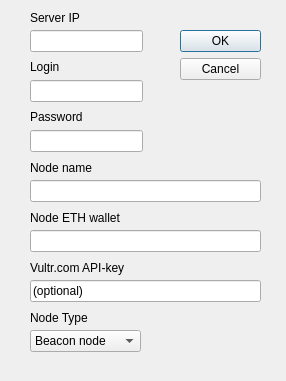
<?xml version="1.0" encoding="UTF-8"?>
<ui version="4.0">
 <class>AddNodeDialog</class>
 <widget class="QDialog" name="AddNodeDialog">
  <property name="geometry">
   <rect>
    <x>0</x>
    <y>0</y>
    <width>286</width>
    <height>381</height>
   </rect>
  </property>
  <property name="windowTitle">
   <string>Add existing node</string>
  </property>
  <widget class="QDialogButtonBox" name="buttonBox">
   <property name="geometry">
    <rect>
     <x>180</x>
     <y>30</y>
     <width>81</width>
     <height>241</height>
    </rect>
   </property>
   <property name="orientation">
    <enum>Qt::Vertical</enum>
   </property>
   <property name="standardButtons">
    <set>QDialogButtonBox::Cancel|QDialogButtonBox::Ok</set>
   </property>
  </widget>
  <widget class="QLineEdit" name="le_ip">
   <property name="geometry">
    <rect>
     <x>30</x>
     <y>30</y>
     <width>113</width>
     <height>22</height>
    </rect>
   </property>
  </widget>
  <widget class="QLineEdit" name="le_login">
   <property name="geometry">
    <rect>
     <x>30</x>
     <y>80</y>
     <width>113</width>
     <height>22</height>
    </rect>
   </property>
  </widget>
  <widget class="QLineEdit" name="le_pass">
   <property name="geometry">
    <rect>
     <x>30</x>
     <y>130</y>
     <width>113</width>
     <height>22</height>
    </rect>
   </property>
   <property name="echoMode">
    <enum>QLineEdit::Password</enum>
   </property>
  </widget>
  <widget class="QLabel" name="label">
   <property name="geometry">
    <rect>
     <x>30</x>
     <y>10</y>
     <width>131</width>
     <height>16</height>
    </rect>
   </property>
   <property name="text">
    <string>Server IP</string>
   </property>
  </widget>
  <widget class="QLabel" name="label_2">
   <property name="geometry">
    <rect>
     <x>30</x>
     <y>60</y>
     <width>54</width>
     <height>14</height>
    </rect>
   </property>
   <property name="text">
    <string>Login</string>
   </property>
  </widget>
  <widget class="QLabel" name="label_3">
   <property name="geometry">
    <rect>
     <x>30</x>
     <y>110</y>
     <width>54</width>
     <height>14</height>
    </rect>
   </property>
   <property name="text">
    <string>Password</string>
   </property>
  </widget>
  <widget class="QComboBox" name="cb_node_type">
   <property name="geometry">
    <rect>
     <x>30</x>
     <y>330</y>
     <width>111</width>
     <height>22</height>
    </rect>
   </property>
   <item>
    <property name="text">
     <string>Beacon node</string>
    </property>
   </item>
   <item>
    <property name="text">
     <string>ECDSA node</string>
    </property>
   </item>
  </widget>
  <widget class="QLabel" name="label_4">
   <property name="geometry">
    <rect>
     <x>30</x>
     <y>310</y>
     <width>61</width>
     <height>16</height>
    </rect>
   </property>
   <property name="text">
    <string>Node Type</string>
   </property>
  </widget>
  <widget class="QLineEdit" name="le_name">
   <property name="geometry">
    <rect>
     <x>30</x>
     <y>180</y>
     <width>231</width>
     <height>22</height>
    </rect>
   </property>
  </widget>
  <widget class="QLineEdit" name="le_wallet">
   <property name="geometry">
    <rect>
     <x>30</x>
     <y>230</y>
     <width>231</width>
     <height>22</height>
    </rect>
   </property>
  </widget>
  <widget class="QLineEdit" name="le_vultrAPI">
   <property name="geometry">
    <rect>
     <x>30</x>
     <y>280</y>
     <width>231</width>
     <height>22</height>
    </rect>
   </property>
   <property name="text">
    <string>(optional)</string>
   </property>
  </widget>
  <widget class="QLabel" name="label_5">
   <property name="geometry">
    <rect>
     <x>30</x>
     <y>160</y>
     <width>81</width>
     <height>16</height>
    </rect>
   </property>
   <property name="text">
    <string>Node name</string>
   </property>
  </widget>
  <widget class="QLabel" name="label_6">
   <property name="geometry">
    <rect>
     <x>30</x>
     <y>210</y>
     <width>101</width>
     <height>16</height>
    </rect>
   </property>
   <property name="text">
    <string>Node ETH wallet</string>
   </property>
  </widget>
  <widget class="QLabel" name="label_7">
   <property name="geometry">
    <rect>
     <x>30</x>
     <y>260</y>
     <width>111</width>
     <height>16</height>
    </rect>
   </property>
   <property name="text">
    <string>Vultr.com API-key</string>
   </property>
  </widget>
 </widget>
 <resources/>
 <connections>
  <connection>
   <sender>buttonBox</sender>
   <signal>accepted()</signal>
   <receiver>AddNodeDialog</receiver>
   <slot>accept()</slot>
   <hints>
    <hint type="sourcelabel">
     <x>248</x>
     <y>254</y>
    </hint>
    <hint type="destinationlabel">
     <x>157</x>
     <y>274</y>
    </hint>
   </hints>
  </connection>
  <connection>
   <sender>buttonBox</sender>
   <signal>rejected()</signal>
   <receiver>AddNodeDialog</receiver>
   <slot>reject()</slot>
   <hints>
    <hint type="sourcelabel">
     <x>316</x>
     <y>260</y>
    </hint>
    <hint type="destinationlabel">
     <x>286</x>
     <y>274</y>
    </hint>
   </hints>
  </connection>
 </connections>
</ui>
